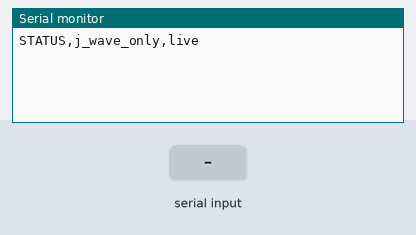
Recording of a sketch running on a simulated ESP32. On the bench: the last lines printed to the serial monitor. The test bench sets the inputs (shaded band).

Above: at 1.2 s.
1.3 s: "d\n" received over Serial
At 2.5 s:
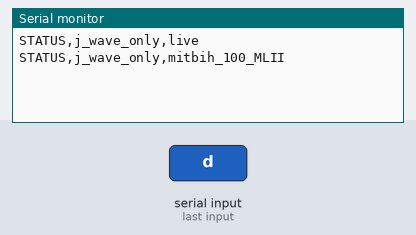
4.3 s: "l\n" received over Serial
At 4.8 s:
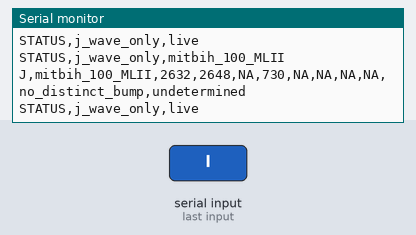
7.3 s: "w\n" received over Serial
At 8.0 s:
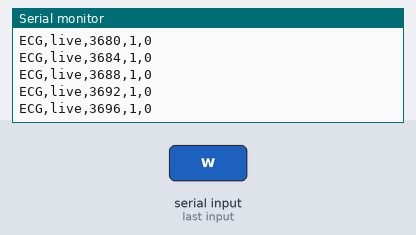
8.8 s: "p\n" received over Serial
At 9.4 s:
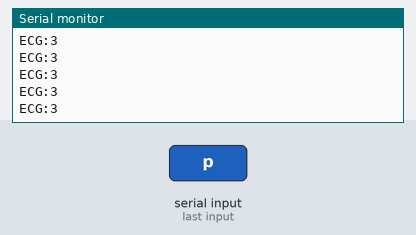
10.4 s: "c\n" received over Serial
At 11.4 s:
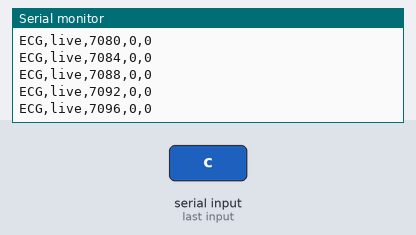
13.4 s: "d\n" received over Serial
At 14.5 s:
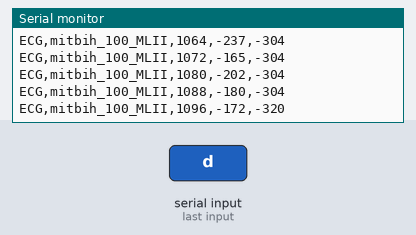
Timing chart, 0 to 15.9 s (numbered marks = the images above; inputs shaded):
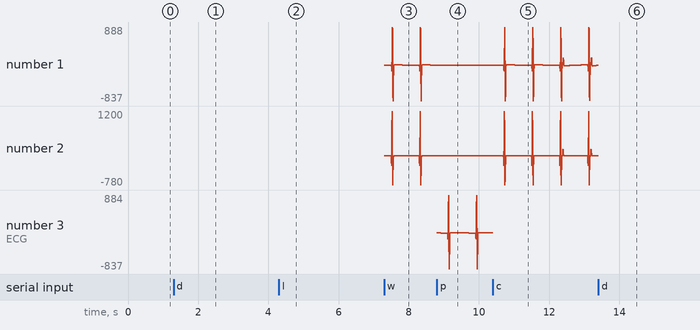

Measured:
- after the input at 1.3 s, the serial monitor: prints a new line at once (image 1)
- after the input at 4.3 s, the serial monitor: prints a new line at once (image 2)
- after the input at 7.3 s, the serial monitor: prints a new line at once (image 3)

The sketch:

ECG_4simtest.ino
```cpp
// ECG Filter - BioAmp EXG Pill
// https://github.com/upsidedownlabs/BioAmp-EXG-Pill

// Upside Down Labs invests time and resources providing this open source code,
// please support Upside Down Labs and open-source hardware by purchasing
// products from Upside Down Labs!

// Copyright (c) 2021 Upside Down Labs - contact@upsidedownlabs.tech

// Permission is hereby granted, free of charge, to any person obtaining a copy
// of this software and associated documentation files (the "Software"), to deal
// in the Software without restriction, including without limitation the rights
// to use, copy, modify, merge, publish, distribute, sublicense, and/or sell
// copies of the Software, and to permit persons to whom the Software is
// furnished to do so, subject to the following conditions:

// The above copyright notice and this permission notice shall be included in all
// copies or substantial portions of the Software.

// THE SOFTWARE IS PROVIDED "AS IS", WITHOUT WARRANTY OF ANY KIND, EXPRESS OR
// IMPLIED, INCLUDING BUT NOT LIMITED TO THE WARRANTIES OF MERCHANTABILITY,
// FITNESS FOR A PARTICULAR PURPOSE AND NONINFRINGEMENT. IN NO EVENT SHALL THE
// AUTHORS OR COPYRIGHT HOLDERS BE LIABLE FOR ANY CLAIM, DAMAGES OR OTHER
// LIABILITY, WHETHER IN AN ACTION OF CONTRACT, TORT OR OTHERWISE, ARISING FROM,
// OUT OF OR IN CONNECTION WITH THE SOFTWARE OR THE USE OR OTHER DEALINGS IN THE
// SOFTWARE.

// At Upside Down Labs, we create open-source DIY neuroscience hardware and software.
// Our mission is to make neuroscience affordable and accessible for everyone.
// By supporting us with your purchase, you help spread innovation and open science.
// Thank you for being part of this journey with us!

#include <Arduino.h>
#include <math.h>
#include "MitBih100.h"
#include "Osborn.h"
#include "PeakWindow.h"

// The Uno keeps fixed format strings in flash to leave RAM for ECG buffers.
#if defined(ARDUINO_ARCH_AVR)
#include <avr/pgmspace.h>
#define ECG_PRINT(out, size, format, ...) snprintf_P(out, size, PSTR(format), __VA_ARGS__)
#else
#define ECG_PRINT(out, size, format, ...) snprintf(out, size, format, __VA_ARGS__)
#endif

#if defined(ARDUINO_ARCH_ESP32)
constexpr uint8_t InputPin = 36;  // VP on the ESP32 DevKit.
constexpr int AdcMax = 4095;
constexpr int ReplayGain = 4;
#else
constexpr uint8_t InputPin = A0;
constexpr int AdcMax = 1023;
constexpr int ReplayGain = 1;
#endif

// Sampling rate depends on the source: 250 Hz live and 125 Hz on replay.
constexpr uint32_t LiveSampleUs = 4000;    // 250 Hz.
constexpr uint32_t DatasetSampleUs = 8000; // 125 Hz, matching the recording
constexpr uint8_t DatasetSampleMs = DatasetSampleUs / 1000;
constexpr uint8_t LiveRateScale = DatasetSampleUs / LiveSampleUs;
constexpr uint16_t DatasetSamples = sizeof(DatasetEcg) / sizeof(DatasetEcg[0]);
constexpr uint8_t RefractoryMs = 240;
constexpr uint8_t CandidateMs = 88;

constexpr uint16_t MaxCandidateGapMs = 4000;

constexpr float MinimumSlope = 2.0f * ReplayGain;
constexpr float MinimumAmplitude = 5.0f * ReplayGain;

enum class Source : uint8_t { Live, Dataset };
Source source = Source::Live;

const char *pendingStatus = nullptr;
char commandText[12];
uint8_t commandLength = 0;
bool commandOverflow = false;
uint32_t sampleUs = LiveSampleUs;
uint8_t sampleMs = LiveSampleUs / 1000;
uint16_t samplesPerSecond = 1000000UL / LiveSampleUs;
uint8_t rateScale = LiveRateScale;
// Set true to open Serial Plotter directly on boards that reset on connect.
constexpr bool StartInPlotMode = false;
bool plotMode = StartInPlotMode;
bool streamSamples = false;
bool datasetEnded = false;
uint32_t nextSampleUs;
uint32_t sampleIndex;

// Filter and QRS locator state. These reset on input changes or missing samples.
float filterState[4][2];
PeakWindow peakWindow;
float candidateBaseline;
float previous[2 * LiveRateScale];
float envelope;
float noiseLevel;
float typicalSlope;
float peakSlope;
uint32_t recentSpikeIndex;
bool candidate;
uint32_t candidateStart;
uint32_t peakIndex;
float peakAmplitude;

uint32_t lastClipIndex;
bool clippedRecently;
bool haveQrsAnchor;
uint32_t lastQrsIndex;

// Raw ECG ring used to measure the waveform near the end of the QRS.
constexpr uint8_t MorphologyRingSize = 128;
static_assert(MorphologyRingSize >= (Osborn::WindowSize + 1) * LiveRateScale + 1,
              "Morphology buffer too small");
int16_t morphology[MorphologyRingSize];
uint8_t morphologySamples;
bool pendingOsborn;
bool haveOsbornReport;
bool osbornUnreadable;
bool repeatedOsborn;
uint32_t osbornAnchor;
uint32_t osbornReportAnchor;
uint32_t previousOsbornAnchor;
int8_t previousOsbornDelay;
float previousOsbornHeight;
Osborn::Features osbornFeatures;

// One queued row, drained without blocking the next ECG sample.
char tx[192];
size_t txSize = 0;
size_t txSent = 0;

float biquad(float input, uint8_t section, float a1, float a2,
             float b0, float b1, float b2) {
  float *z = filterState[section];
  const float x = input - a1 * z[0] - a2 * z[1];
  const float y = b0 * x + b1 * z[0] + b2 * z[1];
  z[1] = z[0];
  z[0] = x;
  return y;
}

float filterEcg(float input) {
  // The 0.5-44.5 Hz filter has different coefficients at 250 Hz and 125 Hz.
  if (source == Source::Live) {
    float y = biquad(input, 0, -0.49508698f, 0.09768299f, 0.03104488f, 0.06208975f, 0.03104488f);
    y = biquad(y, 1, -0.65689312f, 0.49491779f, 1.0f, 2.0f, 1.0f);
    y = biquad(y, 2, -1.97656072f, 0.97672230f, 1.0f, -2.0f, 1.0f);
    return biquad(y, 3, -1.99040690f, 0.99056496f, 1.0f, -2.0f, 1.0f);
  }
  // BioAmp's 0.5-44.5 Hz band-pass coefficients for 125 Hz.
  float y = biquad(input, 0, 0.70682283f, 0.15621030f, 0.28064917f, 0.56129834f, 0.28064917f);
  y = biquad(y, 1, 0.95028224f, 0.54073140f, 1.0f, 2.0f, 1.0f);
  y = biquad(y, 2, -1.95360385f, 0.95423412f, 1.0f, -2.0f, 1.0f);
  return biquad(y, 3, -1.98048558f, 0.98111344f, 1.0f, -2.0f, 1.0f);
}

void resetQrsLocator() {
  memset(filterState, 0, sizeof(filterState));
  peakWindow.reset(rateScale);
  memset(previous, 0, sizeof(previous));
  envelope = 0.0f;
  noiseLevel = MinimumSlope * 0.5f;
  typicalSlope = MinimumSlope * 6.0f;
  recentSpikeIndex = 0;
  candidate = haveQrsAnchor = clippedRecently = false;
  morphologySamples = 0;
  pendingOsborn = haveOsbornReport = false;
  previousOsbornHeight = 0;
}

void startSource(Source selected) {
  source = selected;
  pendingStatus = nullptr;
  sampleUs = source == Source::Live ? LiveSampleUs : DatasetSampleUs;
  sampleMs = sampleUs / 1000;
  samplesPerSecond = 1000000UL / sampleUs;
  rateScale = DatasetSampleUs / sampleUs;
  sampleIndex = 0;
  datasetEnded = false;
  pendingStatus = "j_wave_only";
  nextSampleUs = micros();
  resetQrsLocator();
}

const char *sourceName() {
  if (source == Source::Dataset) return "mitbih_100_MLII";
  return "live";
}

void anchorOsbornWindow(uint32_t index) {
  // Save the QRS index so the morphology window can be read once it is full.
  lastQrsIndex = index;
  haveQrsAnchor = true;
  osbornAnchor = index;
  pendingOsborn = true;
}

// Start a candidate only when the vendor-style amplitude spike also has
// a QRS-like slope. Reject nearby deflections so they do not open another J window.
void locateQrsAnchor(float signal, uint32_t index) {
  // Compare samples 16 ms apart at either rate.
  const uint8_t lag = 2 * rateScale;
  const float slope = fabsf(signal - previous[(index - lag) % (2 * LiveRateScale)]);
  previous[index % (2 * LiveRateScale)] = signal;
  const bool live = source == Source::Live;
  const float noiseAlpha = live ? 0.00904f : 0.018f;
  envelope += (live ? 0.19377f : 0.35f) * (slope - envelope);
  if (clippedRecently) {
    if (index - lastClipIndex <= samplesPerSecond / 2) return;
    clippedRecently = false;
  }

  float baseline, deviation;
  const bool spike = peakWindow.observe(signal, MinimumAmplitude, baseline, deviation);
  if (spike) recentSpikeIndex = index;
  if (index < samplesPerSecond * 2UL) {
    typicalSlope = fmaxf(typicalSlope, envelope);
    noiseLevel += noiseAlpha * (fminf(envelope, 0.14f * typicalSlope) - noiseLevel);
    return;
  }

  const uint32_t sinceQrs = haveQrsAnchor ? index - lastQrsIndex : UINT32_MAX;
  if (candidate) {
    const float amplitude = fabsf(signal - candidateBaseline);
    if (amplitude > peakAmplitude) {
      peakAmplitude = amplitude;
      peakIndex = index;
    }
    peakSlope = fmaxf(peakSlope, envelope);
    if (index - candidateStart < (CandidateMs / DatasetSampleMs) * rateScale) return;
    candidate = false;
    const bool closeToQrs = haveQrsAnchor && peakIndex - lastQrsIndex < (400UL / DatasetSampleMs) * rateScale;
    if (peakAmplitude >= MinimumAmplitude &&
        (!closeToQrs || peakSlope >= 0.55f * typicalSlope)) {
      anchorOsbornWindow(peakIndex);
      typicalSlope += 0.18f * (peakSlope - typicalSlope);
    }
    return;
  }

  if (sinceQrs < (RefractoryMs / DatasetSampleMs) * rateScale) return;
  if (sinceQrs > 2 * samplesPerSecond) typicalSlope = fmaxf(MinimumSlope * 4, (live ? 0.99850f : 0.997f) * typicalSlope);
  const float threshold = fmaxf(MinimumSlope, fmaxf(3.0f * noiseLevel, 0.30f * typicalSlope));
  if (envelope >= threshold && index - recentSpikeIndex <= 3UL * rateScale) {
    candidate = true;
    candidateStart = peakIndex = index;
    candidateBaseline = baseline;
    peakAmplitude = deviation;
    peakSlope = envelope;
  } else if (envelope < threshold) {
    noiseLevel += noiseAlpha * (envelope - noiseLevel);
  }
}

void drainOutput() {
  const int room = Serial.availableForWrite();
  if (txSent == txSize || room <= 0) return;
  const size_t left = txSize - txSent;
  const size_t bytes = left < (size_t)room ? left : (size_t)room;
  txSent += Serial.write((const uint8_t *)tx + txSent, bytes);
}

void queueSample(uint32_t index, float filtered, int centered) {
  if ((!plotMode && !streamSamples) || txSent != txSize) return;
  // Keep the J-wave row ahead of optional raw/filtered waveform logging.
  if (!plotMode && (pendingStatus || haveOsbornReport)) return;
  const int counts = (int)lroundf(filtered);
  if (plotMode) {
    const char *label = source == Source::Dataset ? "Dataset_ECG" : "ECG";
    txSize = ECG_PRINT(tx, sizeof(tx), "%s:%d\n", label, counts);
  } else {
    txSize = ECG_PRINT(tx, sizeof(tx), "ECG,%s,%lu,%d,%d\n", sourceName(),
                      (unsigned long)(index * sampleMs), counts, centered);
  }
  txSent = 0;
}

void analyzeOsborn(uint32_t index) {
  if (!pendingOsborn || index - osbornAnchor < (Osborn::After + 1) * rateScale) return;
  pendingOsborn = false;
  haveOsbornReport = true;
  osbornReportAnchor = osbornAnchor;
  osbornFeatures = Osborn::Features{};
  repeatedOsborn = false;
  const uint8_t requiredSamples = (Osborn::WindowSize + 1) * rateScale + 1;
  osbornUnreadable = morphologySamples < requiredSamples ||
                     (clippedRecently && index - lastClipIndex < requiredSamples);
  if (osbornUnreadable) {
    previousOsbornHeight = 0;
    return;
  }

  // A centered three-tap smoother avoids the causal band-pass delay used by
  // the beat detector. Analyze morphology on an 8 ms grid at either rate.
  float beat[Osborn::WindowSize];
  const uint32_t first = osbornAnchor - Osborn::Before * rateScale;
  for (uint8_t i = 0; i < Osborn::WindowSize; ++i) {
    const uint32_t at = first + i * rateScale;
    beat[i] = (morphology[(at - rateScale) % MorphologyRingSize] +
               2.0f * morphology[at % MorphologyRingSize] +
               morphology[(at + rateScale) % MorphologyRingSize]) * 0.25f;
  }
  osbornFeatures = Osborn::locate(beat, 3.0f * ReplayGain);
  if (osbornFeatures.peak < 0) {
    previousOsbornHeight = 0;
    return;
  }

  const int8_t delay = osbornFeatures.peak - osbornFeatures.anchor;
  repeatedOsborn = previousOsbornHeight * osbornFeatures.peakHeight > 0 &&
                   osbornAnchor - previousOsbornAnchor <= MaxCandidateGapMs / sampleMs &&
                   abs(delay - previousOsbornDelay) <= 3; // 24 ms.
  previousOsbornHeight = osbornFeatures.peakHeight;
  previousOsbornAnchor = osbornAnchor;
  previousOsbornDelay = delay;
}

void writeNa(char *field) {
  field[0] = 'N';
  field[1] = 'A';
  field[2] = '\0';
}

void signedFeature(char *field, size_t size, bool available, float value) {
  if (available) ECG_PRINT(field, size, "%ld", lroundf(value));
  else writeNa(field);
}

void queueOsbornReport() {
  haveOsbornReport = false;
  const Osborn::Features &f = osbornFeatures;
  const bool haveBoundary = !osbornUnreadable && f.qrsEnd >= 0;
  const bool havePeak = haveBoundary && f.peak >= 0;
  const uint32_t firstMs = osbornReportAnchor * sampleMs - Osborn::Before * (uint32_t)DatasetSampleMs;
  const char *status = osbornUnreadable ? "unreadable" :
                       !haveBoundary ? "qrs_end_uncertain" :
                       !havePeak ? "no_distinct_bump" :
                       !repeatedOsborn ? "candidate" :
                       source == Source::Live ? "j_wave_confirmed" : "repeated_candidate";
  char endMs[12], peakMs[12], anchor[12], height[12], ratio[12], prominence[12], slope[12];
  if (haveBoundary) ECG_PRINT(endMs, sizeof(endMs), "%lu", (unsigned long)(firstMs + f.qrsEnd * (uint32_t)DatasetSampleMs));
  else writeNa(endMs);
  if (havePeak) ECG_PRINT(peakMs, sizeof(peakMs), "%lu", (unsigned long)(firstMs + f.peak * (uint32_t)DatasetSampleMs));
  else writeNa(peakMs);
  signedFeature(anchor, sizeof(anchor), !osbornUnreadable, f.anchorHeight);
  signedFeature(height, sizeof(height), havePeak, f.peakHeight);
  signedFeature(ratio, sizeof(ratio), havePeak,
                havePeak ? 1000.0f * fabsf(f.peakHeight / f.anchorHeight) : 0);
  signedFeature(prominence, sizeof(prominence), havePeak, f.prominence);
  signedFeature(slope, sizeof(slope), havePeak, f.rise * (1000.0f / (2 * DatasetSampleMs)));
  txSize = ECG_PRINT(tx, sizeof(tx), "J,%s,%lu,%s,%s,%s,%s,%s,%s,%s,%s,undetermined\n",
                    sourceName(), (unsigned long)(firstMs + f.anchor * (uint32_t)DatasetSampleMs),
                    endMs, peakMs, anchor, height, ratio, prominence, slope, status);
  txSent = 0;
}

void acquireSample(uint32_t index) {
  int centered;
  if (source == Source::Dataset) {
    centered = (int8_t)pgm_read_byte(&DatasetEcg[index]);
    centered *= DatasetStep * ReplayGain;
  } else {
    // Replay the same synthetic QRS every 800 ms at 250 samples per second.
    const uint16_t phase = index % 200;
    const int16_t qrs[] = {
      -15, -40, -65, 0, 65, 180, 300, 180,
      65, -65, -195, -155, -115, -77, -40, -20
    };
    const uint8_t bump[] = {4, 15, 29, 40, 45, 40, 29, 15, 4};

    int signal = phase < 16 ? qrs[phase] : 0;
    // Add the same post-QRS bump to each beat from 8 seconds onward.
    if (index >= 2000 && phase >= 20 && phase <= 28) {
      signal += bump[phase - 20];
    }
    const int raw = (AdcMax + 1) / 2 + signal * ReplayGain;
    centered = raw - (AdcMax + 1) / 2;
    if (raw <= 2 || raw >= AdcMax - 2) {
      if (!clippedRecently) {
        peakWindow.reset(rateScale);
        recentSpikeIndex = 0;
      }
      previousOsbornHeight = 0;
      clippedRecently = true;
      lastClipIndex = index;
      candidate = haveQrsAnchor = false;
    }
  }
  morphology[index % MorphologyRingSize] = centered;
  if (morphologySamples < MorphologyRingSize) ++morphologySamples;
  const float filtered = filterEcg(centered);
  locateQrsAnchor(filtered, index);
  analyzeOsborn(index);
  queueSample(index, filtered, centered);
}

void queueStatus() {
  txSize = ECG_PRINT(tx, sizeof(tx), "STATUS,%s,%s\n", pendingStatus, sourceName());
  txSent = 0;
  pendingStatus = nullptr;
}

void setup() {
  Serial.begin(115200);
#if defined(ARDUINO_ARCH_ESP32)
  analogReadResolution(12);
  analogSetPinAttenuation(InputPin, ADC_11db);
#endif
  startSource(Source::Live);
}

void handleCommand(const char *command) {
  if (!strcmp(command, "l")) {
    startSource(Source::Live);
  } else if (!strcmp(command, "d")) {
    startSource(Source::Dataset);
  } else if (!strcmp(command, "w")) {
    streamSamples = !streamSamples;
  } else if (!strcmp(command, "p")) {
    plotMode = true;
  } else if (!strcmp(command, "c")) {
    plotMode = false;
  }
}

void readCommands() {
  // Read a complete command before changing modes.
  while (Serial.available()) {
    const int value = Serial.read();
    if (value == '\r' || value == '\n') {
      if (!commandOverflow && commandLength > 0) {
        commandText[commandLength] = '\0';
        handleCommand(commandText);
      }
      commandLength = 0;
      commandOverflow = false;
    } else if (commandLength < sizeof(commandText) - 1) {
      commandText[commandLength++] = value >= 'A' && value <= 'Z' ? value + ('a' - 'A') : value;
    } else {
      commandOverflow = true;
    }
  }
}

void loop() {
  readCommands();
  // Advance one sample per deadline. Discard missed slots rather than burst-sampling.
  const uint32_t now = micros();
  if (!datasetEnded && (int32_t)(now - nextSampleUs) >= 0) {
    const uint32_t missed = (now - nextSampleUs) / sampleUs;
    if (missed) {
      sampleIndex += missed;
      resetQrsLocator();
    }
    nextSampleUs += (missed + 1) * sampleUs;
    if (source == Source::Dataset && sampleIndex >= DatasetSamples) {
      sampleIndex = DatasetSamples;
      datasetEnded = true;
      pendingStatus = "dataset_end";
    } else {
      acquireSample(sampleIndex++);
    }
  }

  drainOutput();

  if (txSent != txSize) return;
  if (pendingStatus && !plotMode) {
    queueStatus();
    return;
  }
  if (!plotMode && haveOsbornReport) queueOsbornReport();
}
```

Source omitted: MitBih100.h (data table, 57400 bytes), Osborn.h (2600 bytes), PeakWindow.h (3112 bytes)
